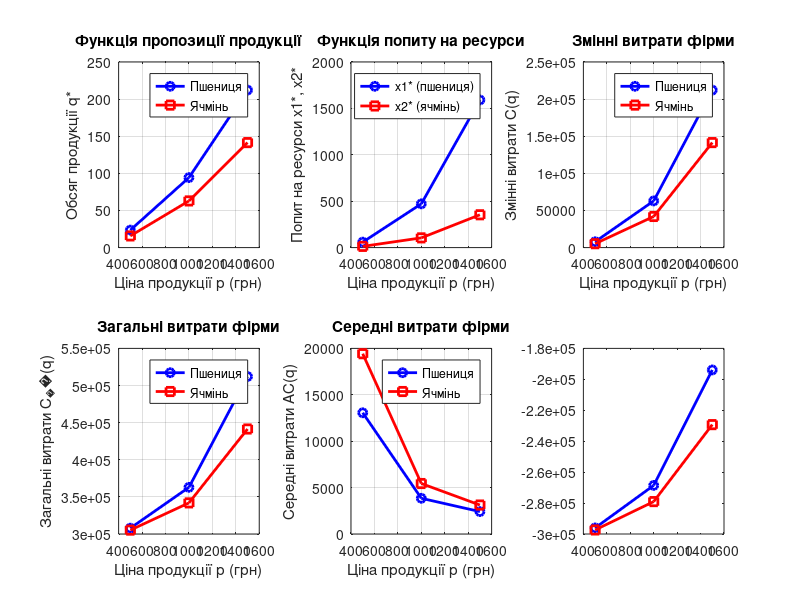

MATLAB code for this plot: (Note: this script raises an error after producing the figure.)
% Очищення робочого простору
clc; clear; close all;

% Задані параметри
omega1 = 100;   % Ціна на пшеницю
omega2 = 150;   % Ціна на ячмінь
FC = 300000;    % Постійні витрати

% Вектор цін на продукцію (від 500 до 1500, крок 500)
p_values = 500:500:1500;

% Ініціалізація масивів для збереження результатів
q_values = zeros(size(p_values));
q_values_barley = zeros(size(p_values));
x1_values = zeros(size(p_values));
x2_values = zeros(size(p_values));
C_values = zeros(size(p_values));
C_values_barley = zeros(size(p_values));
Cz_values = zeros(size(p_values));
Cz_values_barley = zeros(size(p_values));
AC_values = zeros(size(p_values));
AC_values_barley = zeros(size(p_values));
profit_values = zeros(size(p_values));
profit_values_barley = zeros(size(p_values));

% Обчислення всіх необхідних параметрів для кожного значення p
for i = 1:length(p_values)
    p = p_values(i);

    % Функція пропозиції продукції
    q_star = (2/sqrt(3)) * (p^2) * (omega1^(-3/2)) * (omega2^(-1/2));
    q_star_barley = (2/sqrt(3)) * (p^2) * (omega2^(-3/2)) * (omega1^(-1/2));

    % Функції попиту на ресурси
    x1_star = (1/sqrt(3)) * (p^3) * (omega1^(-5/2)) * (omega2^(-1/2));
    x2_star = (1/(3*sqrt(3))) * (p^3) * (omega1^(-3/2)) * (omega2^(-3/2));

    % Змінні витрати
    C_var = (2/3) * p * q_star;
    C_var_barley = (2/3) * p * q_star_barley;  % Для ячменю

    % Загальні витрати
    C_total = C_var + FC;
    C_total_barley = C_var_barley + FC;

    % Середні витрати
    AC = C_total / q_star;
    AC_barley = C_total_barley / q_star_barley;

    % Прибуток
    profit = (1/3) * p * q_star - FC;
    profit_barley = (1/3) * p * q_star_barley - FC;

    % Збереження значень у масиви
    q_values(i) = q_star;
    q_values_barley(i) = q_star_barley;
    x1_values(i) = x1_star;
    x2_values(i) = x2_star;
    C_values(i) = C_var;
    C_values_barley(i) = C_var_barley;
    Cz_values(i) = C_total;
    Cz_values_barley(i) = C_total_barley;
    AC_values(i) = AC;
    AC_values_barley(i) = AC_barley;
    profit_values(i) = profit;
    profit_values_barley(i) = profit_barley;
end

% Побудова графіків
figure;

% Функція пропозиції продукції
subplot(2,3,1);
plot(p_values, q_values, '-o', 'LineWidth', 2, 'Color', 'b');
hold on;
plot(p_values, q_values_barley, '-s', 'LineWidth', 2, 'Color', 'r');
xlabel('Ціна продукції p (грн)');
ylabel('Обсяг продукції q*');
legend('Пшениця', 'Ячмінь');
title('Функція пропозиції продукції');
grid on;

% Функція попиту на ресурси
subplot(2,3,2);
plot(p_values, x1_values, '-o', 'LineWidth', 2, 'Color', 'b');
hold on;
plot(p_values, x2_values, '-s', 'LineWidth', 2, 'Color', 'r');
xlabel('Ціна продукції p (грн)');
ylabel('Попит на ресурси x1*, x2*');
legend('x1* (пшениця)', 'x2* (ячмінь)');
title('Функція попиту на ресурси');
grid on;

% Змінні витрати
subplot(2,3,3);
plot(p_values, C_values, '-o', 'LineWidth', 2, 'Color', 'b');
hold on;
plot(p_values, C_values_barley, '-s', 'LineWidth', 2, 'Color', 'r');
xlabel('Ціна продукції p (грн)');
ylabel('Змінні витрати C(q)');
legend('Пшениця', 'Ячмінь');
title('Змінні витрати фірми');
grid on;

% Загальні витрати
subplot(2,3,4);
plot(p_values, Cz_values, '-o', 'LineWidth', 2, 'Color', 'b');
hold on;
plot(p_values, Cz_values_barley, '-s', 'LineWidth', 2, 'Color', 'r');
xlabel('Ціна продукції p (грн)');
ylabel('Загальні витрати C_з(q)');
legend('Пшениця', 'Ячмінь');
title('Загальні витрати фірми');
grid on;

% Середні витрати
subplot(2,3,5);
plot(p_values, AC_values, '-o', 'LineWidth', 2, 'Color', 'b');
hold on;
plot(p_values, AC_values_barley, '-s', 'LineWidth', 2, 'Color', 'r');
xlabel('Ціна продукції p (грн)');
ylabel('Середні витрати AC(q)');
legend('Пшениця', 'Ячмінь');
title('Середні витрати фірми');
grid on;

% Область прибутковості
subplot(2,3,6);
plot(p_values, profit_values, '-o', 'LineWidth', 2, 'Color', 'b');
hold on;
plot(p_values, profit_values_barley, '-s', 'LineWidth', 2, 'Color', 'r');
yline(0, '--k', 'Лінія беззбитковості');
xlabel('Ціна продукції p (грн)');
ylabel('Прибуток фірми');
legend('Пшениця', 'Ячмінь');
title('Область прибутковості');
grid on;

% Вивід у консоль
disp('Таблиця результатів:');
disp(table(p_values', q_values', q_values_barley', x1_values', x2_values', C_values', C_values_barley', ...
    Cz_values', Cz_values_barley', AC_values', AC_values_barley', profit_values', profit_values_barley', ...
    'VariableNames', {'p', 'q_star_wheat', 'q_star_barley', 'x1_star', 'x2_star', 'C_var_wheat', 'C_var_barley', ...
    'C_total_wheat', 'C_total_barley', 'AC_wheat', 'AC_barley', 'Profit_wheat', 'Profit_barley'}));
